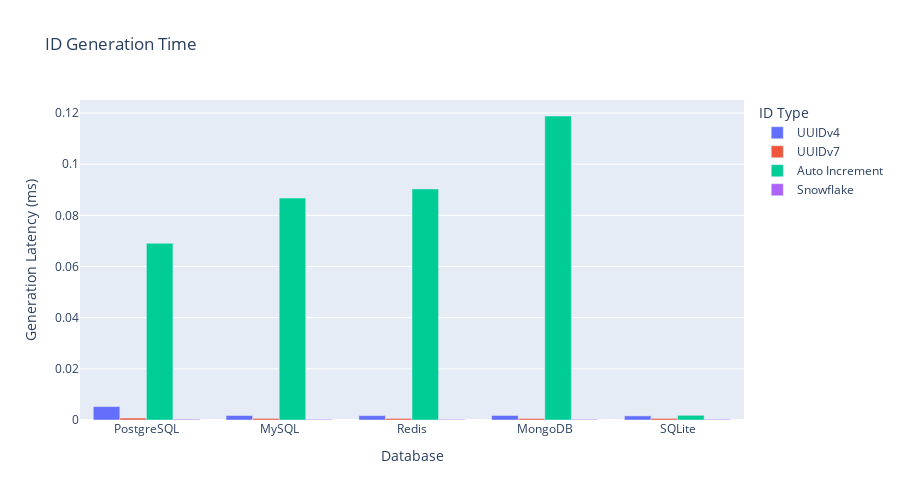

The cell this chart's notebook holds for it:
### Markdown cell above
**考察:**  
混合ワークロードでは書き込み比率が増える50/50のケースでUUIDv4の性能低下が目立つ。Snowflakeは順序性の恩恵で更新処理が安定し、RedisとMongoDBではアプリ側によるID発行ロジックのオーバーヘッドがボトルネックになりやすい。

### Code cell
fig_id_generation = px.bar(
    id_generation_latency_df,
    x="database",
    y="latency_mean_ms",
    color="id_type",
    barmode="group",
    title="ID Generation Time",
    labels={"database": "Database", "latency_mean_ms": "Generation Latency (ms)", "id_type": "ID Type"},
    height=500,
)
fig_id_generation.show()

### Figure 1 — Plotly figure (JSON) as saved in the notebook; plotly's stock layout.template omitted (floating-point values rounded to 4 significant figures)
{"data": [{"alignmentgroup": "True", "hovertemplate": "ID Type=UUIDv4<br>Database=%{x}<br>Generation Latency (ms)=%{y}<extra></extra>", "legendgroup": "UUIDv4", "marker": {"color": "#636efa", "pattern": {"shape": ""}}, "name": "UUIDv4", "offsetgroup": "UUIDv4", "orientation": "v", "showlegend": true, "textposition": "auto", "type": "bar", "x": ["PostgreSQL", "MySQL", "Redis", "MongoDB", "SQLite"], "xaxis": "x", "y": [0.00525, 0.001742, 0.001714, 0.001771, 0.001605], "yaxis": "y"}, {"alignmentgroup": "True", "hovertemplate": "ID Type=UUIDv7<br>Database=%{x}<br>Generation Latency (ms)=%{y}<extra></extra>", "legendgroup": "UUIDv7", "marker": {"color": "#EF553B", "pattern": {"shape": ""}}, "name": "UUIDv7", "offsetgroup": "UUIDv7", "orientation": "v", "showlegend": true, "textposition": "auto", "type": "bar", "x": ["PostgreSQL", "MySQL", "Redis", "MongoDB", "SQLite"], "xaxis": "x", "y": [0.0007585, 0.0006269, 0.0006074, 0.000588, 0.0006178], "yaxis": "y"}, {"alignmentgroup": "True", "hovertemplate": "ID Type=Auto Increment<br>Database=%{x}<br>Generation Latency (ms)=%{y}<extra></extra>", "legendgroup": "Auto Increment", "marker": {"color": "#00cc96", "pattern": {"shape": ""}}, "name": "Auto Increment", "offsetgroup": "Auto Increment", "orientation": "v", "showlegend": true, "textposition": "auto", "type": "bar", "x": ["PostgreSQL", "MySQL", "Redis", "MongoDB", "SQLite"], "xaxis": "x", "y": [0.06906, 0.08677, 0.09031, 0.1188, 0.001833], "yaxis": "y"}, {"alignmentgroup": "True", "hovertemplate": "ID Type=Snowflake<br>Database=%{x}<br>Generation Latency (ms)=%{y}<extra></extra>", "legendgroup": "Snowflake", "marker": {"color": "#ab63fa", "pattern": {"shape": ""}}, "name": "Snowflake", "offsetgroup": "Snowflake", "orientation": "v", "showlegend": true, "textposition": "auto", "type": "bar", "x": ["PostgreSQL", "MySQL", "Redis", "MongoDB", "SQLite"], "xaxis": "x", "y": [0.0003086, 0.0002656, 0.0002547, 0.0002718, 0.0002842], "yaxis": "y"}], "layout": {"barmode": "group", "height": 500, "legend": {"title": {"text": "ID Type"}, "tracegroupgap": 0}, "title": {"text": "ID Generation Time"}, "xaxis": {"anchor": "y", "domain": [0, 1], "title": {"text": "Database"}}, "yaxis": {"anchor": "x", "domain": [0, 1], "title": {"text": "Generation Latency (ms)"}}}}
